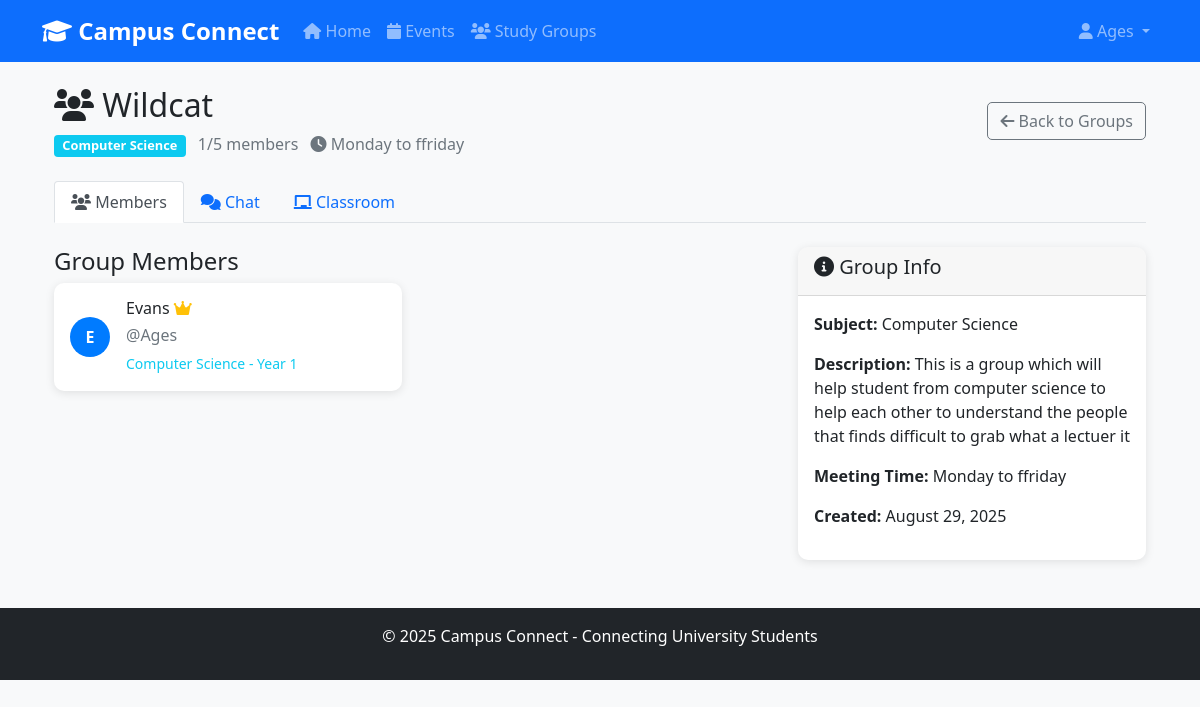
Page /study_group/1 (signed in) on the earlier database version.
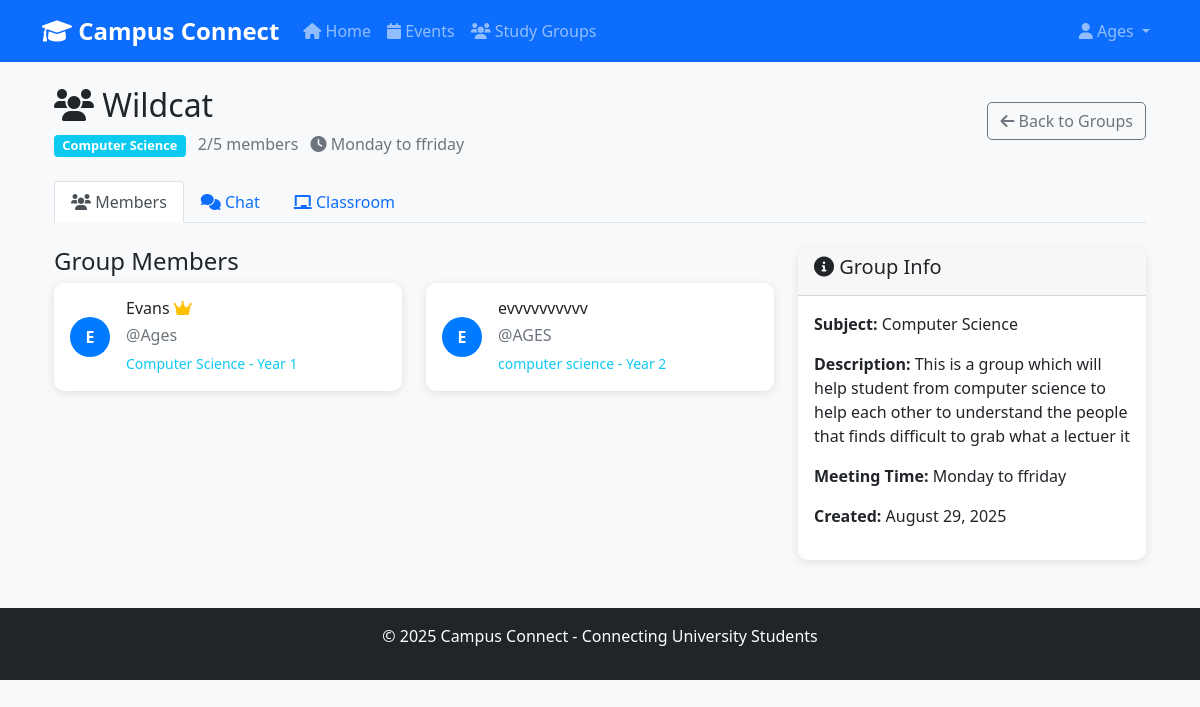
Same page on the later database version.
### app.py (models this page shows)
class User(UserMixin, db.Model):
    id = db.Column(db.Integer, primary_key=True)
    username = db.Column(db.String(80), unique=True, nullable=False)
    email = db.Column(db.String(120), unique=True, nullable=False)
    full_name = db.Column(db.String(100), nullable=False)
    course = db.Column(db.String(100), nullable=True)
    year_of_study = db.Column(db.Integer, nullable=True)
    bio = db.Column(db.Text, nullable=True)
    created_at = db.Column(db.DateTime, default=datetime.utcnow)
    events_created = db.relationship('Event', backref='creator', lazy=True)
    study_groups_created = db.relationship('StudyGroup', backref='creator', lazy=True)

class StudyGroup(db.Model):
    id = db.Column(db.Integer, primary_key=True)
    name = db.Column(db.String(200), nullable=False)
    subject = db.Column(db.String(100), nullable=False)
    description = db.Column(db.Text, nullable=True)
    max_members = db.Column(db.Integer, default=10)
    meeting_time = db.Column(db.String(100), nullable=True)
    location = db.Column(db.String(200), nullable=True)
    creator_id = db.Column(db.Integer, db.ForeignKey('user.id'), nullable=False)
    created_at = db.Column(db.DateTime, default=datetime.utcnow)
    is_active = db.Column(db.Boolean, default=True)
    members = db.relationship('User', secondary='study_group_members', backref='study_groups')

### app.py (the view)
@app.route('/study_group/<int:group_id>')
@login_required
def study_group_dashboard(group_id):
    group = StudyGroup.query.get_or_404(group_id)
    if current_user not in group.members:
        flash('You must be a member to access this study group')
        return redirect(url_for('study_groups'))
    messages = Message.query.filter_by(study_group_id=group_id).order_by(Message.timestamp.desc()).limit(50).all()
    messages.reverse()  # Show oldest first
    resources = Resource.query.filter_by(study_group_id=group_id).order_by(Resource.created_at.desc()).all()
    return render_template('study_group_dashboard.html',
                         group=group,
                         messages=messages,
                         resources=resources)

### app.py (called while the page is built)
@login_manager.user_loader
def load_user(user_id):
    return User.query.get(int(user_id))

### templates/study_group_dashboard.html (shortened to what this page needs)
{% extends "base.html" %}
{% block content %}
<div class="container-fluid">
    <div class="row mb-4">
        <div class="col">
            <div class="d-flex justify-content-between align-items-center">
                <div>
                    <h2><i class="fas fa-users"></i> {{ group.name }}</h2>
                    <p class="text-muted mb-0">
                        <span class="badge bg-info">{{ group.subject }}</span>
                        <span class="ms-2">{{ group.members|length }}/{{ group.max_members }} members</span>
                        {% if group.meeting_time %}
                        <span class="ms-2"><i class="fas fa-clock"></i> {{ group.meeting_time }}</span>
                        {% endif %}
                    </p>
                </div>
                <div>
                    <a href="{{ url_for('study_groups') }}" class="btn btn-outline-secondary">
                        <i class="fas fa-arrow-left"></i> Back to Groups
                    </a>
                </div>
            </div>
        </div>
    </div>
    <ul class="nav nav-tabs" id="groupTabs" role="tablist">
        <li class="nav-item" role="presentation">
            <button class="nav-link active" id="members-tab" data-bs-toggle="tab" data-bs-target="#members" type="button" role="tab">
                <i class="fas fa-users"></i> Members
            </button>
        </li>
        <li class="nav-item" role="presentation">
            <button class="nav-link" id="chat-tab" data-bs-toggle="tab" data-bs-target="#chat" type="button" role="tab">
                <i class="fas fa-comments"></i> Chat
            </button>
        </li>
        <li class="nav-item" role="presentation">
            <button class="nav-link" id="classroom-tab" data-bs-toggle="tab" data-bs-target="#classroom" type="button" role="tab">
                <i class="fas fa-chalkboard"></i> Classroom
            </button>
        </li>
    </ul>
    <div class="tab-content" id="groupTabsContent">
        <div class="tab-pane fade show active" id="members" role="tabpanel">
            <div class="row mt-4">
                <div class="col-md-8">
                    <h4>Group Members</h4>
                    <div class="row">
                        {% for member in group.members %}
                        <div class="col-md-6 mb-3">
                            <div class="card">
                                <div class="card-body">
                                    <div class="d-flex align-items-center">
                                        <div class="avatar-circle me-3">
                                            {{ member.full_name[0].upper() }}
                                        </div>
                                        <div>
                                            <h6 class="mb-1">
                                                {{ member.full_name }}
                                                {% if member.id == group.creator_id %}
                                                <i class="fas fa-crown text-warning" title="Group Leader"></i>
                                                {% endif %}
                                            </h6>
                                            <p class="text-muted mb-1">@{{ member.username }}</p>
                                            {% if member.course %}
                                            <small class="text-info">{{ member.course }}{% if member.year_of_study %} - Year {{ member.year_of_study }}{% endif %}</small>
                                            {% endif %}
                                        </div>
                                    </div>
                                </div>
                            </div>
                        </div>
                        {% endfor %}
                    </div>
                </div>
                <div class="col-md-4">
                    <div class="card">
                        <div class="card-header">
                            <h5><i class="fas fa-info-circle"></i> Group Info</h5>
                        </div>
                        <div class="card-body">
                            <p><strong>Subject:</strong> {{ group.subject }}</p>
                            {% if group.description %}
                            <p><strong>Description:</strong> {{ group.description }}</p>
                            {% endif %}
                            {% if group.meeting_time %}
                            <p><strong>Meeting Time:</strong> {{ group.meeting_time }}</p>
                            {% endif %}
                            <p><strong>Created:</strong> {{ group.created_at.strftime('%B %d, %Y') }}</p>
                        </div>
                    </div>
                </div>
            </div>
        </div>
    </div>
</div>
{% endblock %}

### templates/base.html (shortened to what this page needs)
<!DOCTYPE html>
<html lang="en">
<head>
    <link href="https://cdn.jsdelivr.net/npm/bootstrap@5.1.3/dist/css/bootstrap.min.css" rel="stylesheet">
    <link href="https://cdnjs.cloudflare.com/ajax/libs/font-awesome/6.0.0/css/all.min.css" rel="stylesheet">
    <link href="{{ url_for('static', filename='css/style.css') }}" rel="stylesheet">
</head>
<body>
    <nav class="navbar navbar-expand-lg navbar-dark bg-primary">
        <div class="container">
            <a class="navbar-brand" href="{{ url_for('index') }}">
                <i class="fas fa-graduation-cap"></i> Campus Connect
            </a>
            <div class="collapse navbar-collapse" id="navbarNav">
                <ul class="navbar-nav me-auto">
                    <li class="nav-item">
                        <a class="nav-link" href="{{ url_for('index') }}">
                            <i class="fas fa-home"></i> Home
                        </a>
                    </li>
                    <li class="nav-item">
                        <a class="nav-link" href="{{ url_for('events') }}">
                            <i class="fas fa-calendar"></i> Events
                        </a>
                    </li>
                    <li class="nav-item">
                        <a class="nav-link" href="{{ url_for('study_groups') }}">
                            <i class="fas fa-users"></i> Study Groups
                        </a>
                    </li>
                </ul>
                <ul class="navbar-nav">
                    {% if current_user.is_authenticated %}
                        <li class="nav-item dropdown">
                            <a class="nav-link dropdown-toggle" href="#" id="navbarDropdown" role="button" data-bs-toggle="dropdown">
                                <i class="fas fa-user"></i> {{ current_user.username }}
                            </a>
                        </li>
                    {% endif %}
                </ul>
            </div>
        </div>
    </nav>
    <main class="container mt-4">
        {% block content %}{% endblock %}
    </main>
    <footer class="bg-dark text-white text-center py-3 mt-5">
        <div class="container">
            <p>&copy; 2025 Campus Connect - Connecting University Students</p>
        </div>
    </footer>
</body>
</html>

### static/css/style.css (style rules this page uses)
body { background-color: #f8f9fa; }
.card { border-radius: 10px; box-shadow: 0 2px 10px rgba(0,0,0,0.1); transition: transform 0.2s; border: none; }
.navbar-brand { font-weight: bold; font-size: 1.5rem; }
.badge { font-size: 0.8em; }
.btn { border-radius: 5px; transition: all 0.2s; }
.card-header { border-radius: 10px 10px 0 0 !important; font-weight: 600; }
footer { margin-top: auto; }
.fade-in { animation: fadeIn 0.5s; }

### templates/study_group_dashboard.html (style rules this page uses)
.avatar-circle { width: 40px; height: 40px; border-radius: 50%; background-color: #007bff; color: white; display: flex; align-items: center; justify-content: center; font-weight: bold; }

Differences in the rows shown:
added User: full_name "E", full_name "evvvvvvvvvv", username "AGES", course "computer science", year_of_study "2"
Other differences:
{{ group.members|length }}: "1" → "2"
